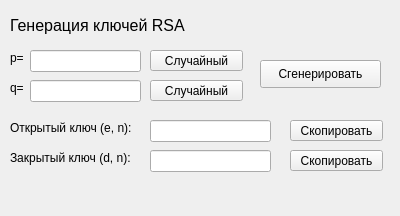
<?xml version="1.0" encoding="UTF-8"?>
<ui version="4.0">
 <class>Form</class>
 <widget class="QWidget" name="Form">
  <property name="geometry">
   <rect>
    <x>0</x>
    <y>0</y>
    <width>400</width>
    <height>216</height>
   </rect>
  </property>
  <property name="windowTitle">
   <string>Генератор ключей RSA</string>
  </property>
  <widget class="QLabel" name="title">
   <property name="geometry">
    <rect>
     <x>10</x>
     <y>10</y>
     <width>261</width>
     <height>31</height>
    </rect>
   </property>
   <property name="font">
    <font>
     <pointsize>12</pointsize>
    </font>
   </property>
   <property name="text">
    <string>Генерация ключей RSA</string>
   </property>
  </widget>
  <widget class="QLabel" name="label">
   <property name="geometry">
    <rect>
     <x>10</x>
     <y>50</y>
     <width>55</width>
     <height>16</height>
    </rect>
   </property>
   <property name="text">
    <string>p=</string>
   </property>
  </widget>
  <widget class="QLineEdit" name="p_input">
   <property name="geometry">
    <rect>
     <x>30</x>
     <y>50</y>
     <width>111</width>
     <height>22</height>
    </rect>
   </property>
  </widget>
  <widget class="QLineEdit" name="q_input">
   <property name="geometry">
    <rect>
     <x>30</x>
     <y>80</y>
     <width>111</width>
     <height>22</height>
    </rect>
   </property>
  </widget>
  <widget class="QLabel" name="label_2">
   <property name="geometry">
    <rect>
     <x>10</x>
     <y>80</y>
     <width>55</width>
     <height>16</height>
    </rect>
   </property>
   <property name="text">
    <string>q=</string>
   </property>
  </widget>
  <widget class="QPushButton" name="random_p">
   <property name="geometry">
    <rect>
     <x>150</x>
     <y>50</y>
     <width>93</width>
     <height>21</height>
    </rect>
   </property>
   <property name="text">
    <string>Случайный</string>
   </property>
  </widget>
  <widget class="QPushButton" name="random_q">
   <property name="geometry">
    <rect>
     <x>150</x>
     <y>80</y>
     <width>93</width>
     <height>21</height>
    </rect>
   </property>
   <property name="text">
    <string>Случайный</string>
   </property>
  </widget>
  <widget class="QLabel" name="label_3">
   <property name="geometry">
    <rect>
     <x>10</x>
     <y>120</y>
     <width>141</width>
     <height>16</height>
    </rect>
   </property>
   <property name="text">
    <string>Открытый ключ (e, n):</string>
   </property>
  </widget>
  <widget class="QLineEdit" name="open_key_text">
   <property name="geometry">
    <rect>
     <x>150</x>
     <y>120</y>
     <width>121</width>
     <height>22</height>
    </rect>
   </property>
  </widget>
  <widget class="QLabel" name="label_4">
   <property name="geometry">
    <rect>
     <x>10</x>
     <y>150</y>
     <width>141</width>
     <height>16</height>
    </rect>
   </property>
   <property name="text">
    <string>Закрытый ключ (d, n):</string>
   </property>
  </widget>
  <widget class="QLineEdit" name="closed_key_text">
   <property name="geometry">
    <rect>
     <x>150</x>
     <y>150</y>
     <width>121</width>
     <height>22</height>
    </rect>
   </property>
  </widget>
  <widget class="QPushButton" name="copy_closed_key">
   <property name="geometry">
    <rect>
     <x>290</x>
     <y>150</y>
     <width>93</width>
     <height>21</height>
    </rect>
   </property>
   <property name="text">
    <string>Скопировать</string>
   </property>
  </widget>
  <widget class="QPushButton" name="copy_open_key">
   <property name="geometry">
    <rect>
     <x>290</x>
     <y>120</y>
     <width>93</width>
     <height>21</height>
    </rect>
   </property>
   <property name="text">
    <string>Скопировать</string>
   </property>
  </widget>
  <widget class="QPushButton" name="generate_button">
   <property name="geometry">
    <rect>
     <x>260</x>
     <y>60</y>
     <width>121</width>
     <height>28</height>
    </rect>
   </property>
   <property name="text">
    <string>Сгенерировать</string>
   </property>
  </widget>
  <widget class="QLabel" name="infoLabel">
   <property name="geometry">
    <rect>
     <x>10</x>
     <y>180</y>
     <width>381</width>
     <height>16</height>
    </rect>
   </property>
   <property name="text">
    <string/>
   </property>
  </widget>
 </widget>
 <resources/>
 <connections/>
</ui>
